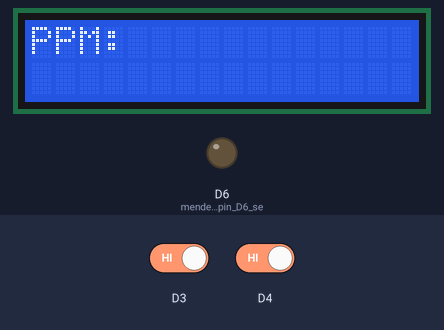
The sketch below on a simulated ESP8266 (NodeMCU). Shown: 16×2 character LCD, output pins drawn as LEDs (lit = HIGH). The inputs (shaded band) are chosen by the test bench; at power-on: D3 HIGH, D4 HIGH. WiFi joins after 1.5 s; servers stay silent unless stated; what the sketch prints to the serial monitor is not drawn.

Above: at 5.7 s.
5.8 s: D3 driven LOW
At 7.8 s:
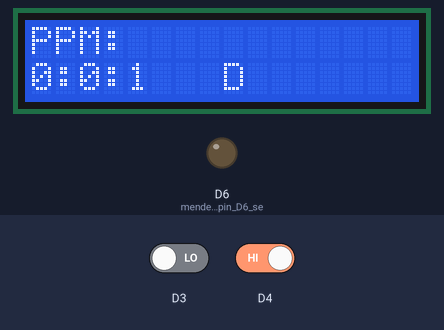
8.8 s: D4 driven LOW
At 10.4 s:
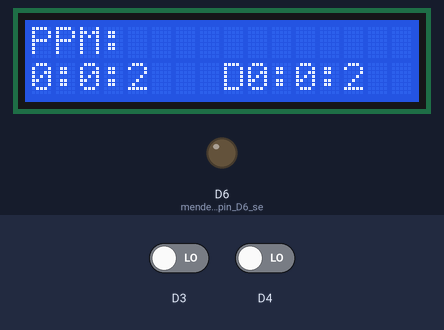
10.7 s: D3 driven HIGH
At 12.1 s:
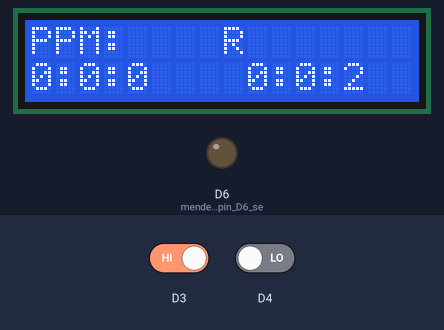
13.2 s: D3 driven LOW and D4 driven HIGH
At 15.9 s:
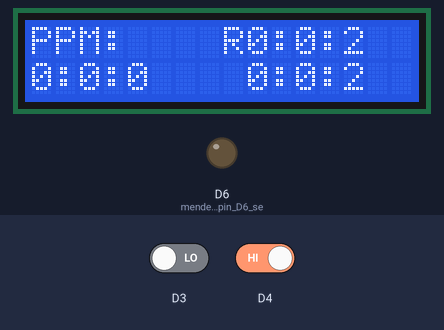
16.2 s: D4 driven LOW
At 17.2 s:
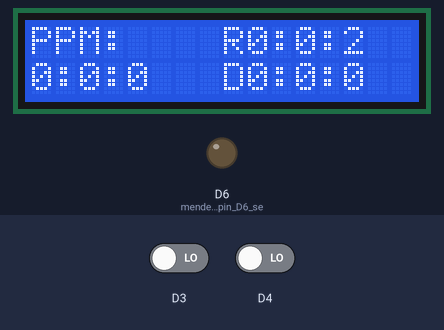
Timing chart, 0 to 18.8 s (numbered marks = the images above; inputs shaded):
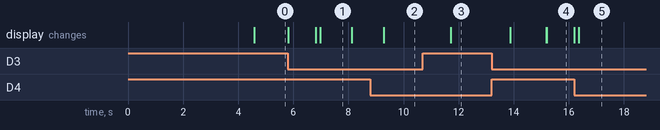

The sketch:

wifibaru.ino
```cpp
#include <ESP8266WiFi.h>                                                      //memasukkan library ESP8266WiFi.h
#include <Wire.h>                                                             //memasukkan library wire.h untuk pengaturan LCDI2C
#include <LiquidCrystal_I2C.h>                                                //memasukkan library LiquidCrystal_I2C.h
LiquidCrystal_I2C lcd(0x27,16,2);                                             //mendeklarasikan alamat LCD I2C
#include <FirebaseArduino.h>                                                  //memasukkan library FirebaseArduino.h

// setting firebase dan wifi
#define FIREBASE_HOST "korina-1.firebaseio.com"                               //copy dan paste url https://korina-1.firebaseio.com/ tanpa https://
#define FIREBASE_AUTH "TpEjUot2jOzFajlQw7c2x3f2rcxxcHbLngnTdjAm"              //copy dan paste kode rahasia databse yang ada pada menu setting > Akun layanan > Rahasia Database
#define WIFI_SSID "Sina-IoT1"                                                 //memasukkan nama wifi yang digunakan
#define WIFI_PASSWORD "sina615i"                                              //memasukkan password wifi yang digunakan

unsigned long curTime, oldTime, gantirt, gantidt, sisa, sisar, sisaa, sisab;  //mendeklarasikan variabel untuk penghitungan konversi waktu
unsigned long getTime=6000;
int j, m, s, rts, rt, dt, dts, jr, mr, sr, ja, ma, sa, jb, mb, sb;            //mendeklarasikan variabel penempatan jam menit detik
String downa, b;                                                              //mendeklarasikan variabel untuk downtime dan runtime
int bufPPM;                                                                   //mendeklarasikan data ppm

void setup()
{
  Serial.begin(115200);

  //    connect to wifi.
  WiFi.begin(WIFI_SSID, WIFI_PASSWORD);
  Serial.print("connecting");
  while (WiFi.status() != WL_CONNECTED) {
    Serial.print(".");
    delay(500);}

  delay(3000);                                                                //menunggu wifi tersambung selama 3 deik
  pinMode(D6, OUTPUT);                                                        //mendeklarasikan pin D6 sebagai output ke relay
  digitalWrite(D6, LOW);                                                      //perintah menyambungkan terminal 30A ke pin D3 pada relay
  Serial.println();
  Serial.print("connected: ");
  Serial.println(WiFi.localIP());
  Firebase.begin(FIREBASE_HOST, FIREBASE_AUTH);

  //inisialisasi LCD 16x2
  lcd.init();
  lcd.backlight();
  lcd.clear();
  //inisialisasi pin D3 dan D4 sebagai input
  pinMode(D3, INPUT);
  digitalWrite(D3, HIGH);
  pinMode(D4, INPUT);
  digitalWrite(D4, HIGH);
}

void loop()
{
  lcd.setCursor(0,0);
  lcd.print("PPM:");

// Program Timer
  if(digitalRead(D3) == LOW)
  {

    unsigned long pb8 = millis();                                             //mendeklararikan variabel menjadi millis

    while(digitalRead(D4) == HIGH)
    {
      unsigned long pb9 = millis();//function to start recording when the button was pressed to print on the LCD

 //////////////////////////////////////////////program downtime///////////////////////////////////////////
        //perhitungan jam
        dts = int((pb9 - pb8) / 1000);
        ja = int(dts / 3600);
        //perhitungan menit
        sisaa = (dts - (3600*ja));
        ma = int(sisaa / 60);
        //perhitungan detik
        sisaa = (sisaa - (60*ma));
        sa = int(sisaa / 1);

      lcd.setCursor(0, 1);
      downa = String(ja) + ":" + String(ma) + ":" + String(sa);
      lcd.print(String(downa) + ("  "));
      delay(1000);

      lcd.setCursor(8, 1);
      lcd.print("D");

      Firebase.setInt("Trigger",0);                                           //mengirim data 0 sebagai trigger agar NodeMCU tidak sleep saat downtime
    }
    lcd.setCursor(9, 1);
    lcd.print(String(downa) + ("  "));                                        //menampilkan waktu downtime pada lcd

    Firebase.pushString("Pillowpack/downtime",downa);                         //mengirim data downtime ke firebase

  }


  if(digitalRead(D4) == LOW)//run
  {


    unsigned long pr8 = millis();
    //////////////////////////////////////////////Program RunTime////////////////////////////////////////////////////////////////////////////
    while(digitalRead(D3) == HIGH)
    {

      unsigned long pr9 = millis();//function to start recording when the button was pressed to print on the LCD

      //perhitungan jam
      rts = int((pr9 - pr8) / 1000);
      jb = int(rts / 3600);
      //perhitungan menit
      sisab = (rts - (3600*jb));
      mb = int(sisab / 60);
      //perhitungan detik
      sisab = (sisab - (60*mb));
      sb = int(sisab / 1);

      delay(1000);

      b = String(jb) + ":" + String(mb) + ":" + String(sb);

      lcd.setCursor(8, 0);
      lcd.print("R");

      lcd.setCursor(0, 1);
      lcd.print(String(b) + ("    "));


/////////////////////////////////////////Parsing data ppm dari UNO//////////////////////////////////////
    Firebase.setInt("Trigger",0);                                             //mengirim data 0 ke firebase

    bufPPM = Serial.parseInt();
     if(bufPPM >0){
        Serial.println(bufPPM);
        lcd.setCursor(4,0);                                                  //menampilkan PPM pada lcd
        lcd.print("   ");
        lcd.setCursor(4,0);
        lcd.print(bufPPM);
      Firebase.pushInt("Pillowpack/PPM",bufPPM);                              //mengirim data runtime ke firebase
        delay(100);
      }
    }
    Firebase.pushString("Pillowpack/runtime",b);                              //mengirim data runtime ke firebase
    lcd.setCursor(9, 0);
    lcd.print(String(b) + ("    "));                                          //menampilkan waktu runtime pada lcd


  }

}
```

Measured:
- after the input at 5.8 s, the display: first changes at once (image 1 shows a later state)
- after the input at 10.7 s, the display: changes after 1.0 s (image 3)
- what the display in image 1 shows lasts 1.1 s, from 7.0 s to 8.1 s
- what the display in image 4 shows lasts 1.0 s, from 15.2 s to 16.2 s
